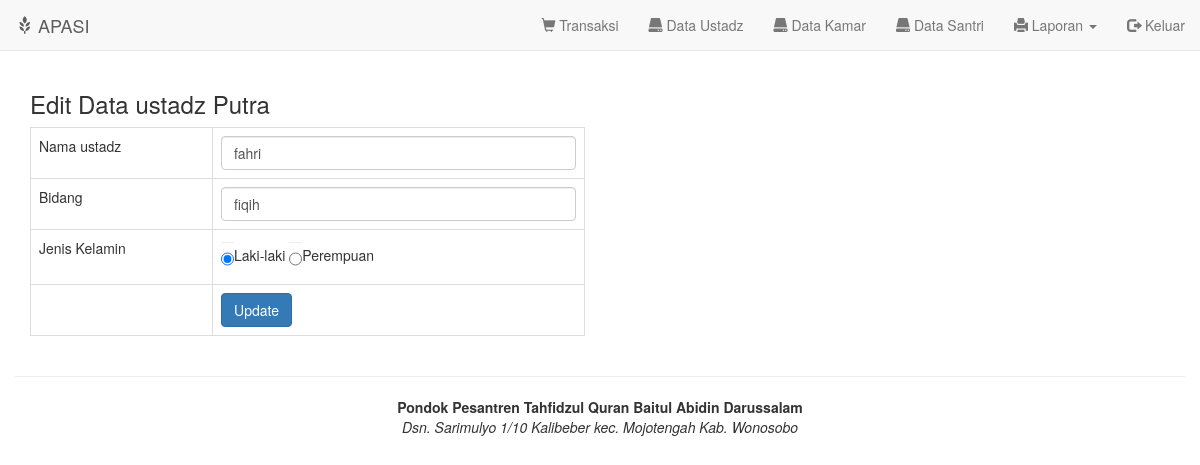
Page /edit_ustadz.php?id=1 (signed in) on the earlier database version.
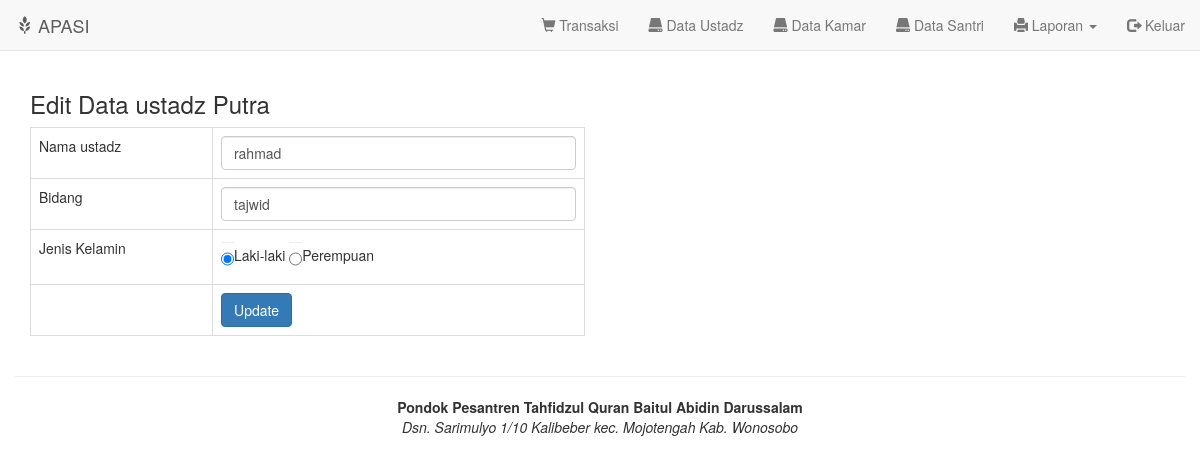
Same page on the later database version.
### tables this page shows
CREATE TABLE `ustadz` (
  `idustadz` int(5) NOT NULL,
  `namaustadz` varchar(50) DEFAULT NULL,
  `bidang` varchar(20) DEFAULT NULL,
  `jk` enum('L','P') NOT NULL
);

### edit_ustadz.php (the view, shortened to what this page needs)
<?php include "header.php"; ?>
<?php
$sqlEdit=mysqli_query($konek, "SELECT * FROM ustadz WHERE idustadz='$_GET[id]'");
$e=mysqli_fetch_array($sqlEdit);
?>
<form method="post" action="" class="col-md-6">
<h3>Edit Data ustadz <?=$gen?></h3>
	<table class="table table-responsive table-bordered">
		<tr>
			<td>Nama ustadz</td>
			<td><input type="text" name="namaustadz" class="form-control" value="<?php echo $e['namaustadz']; ?>"/></td>
		</tr>
		<tr>
			<td>Bidang</td>
			<td><input type="text" name="bidang" class="form-control" value="<?php echo $e['bidang']; ?>" /></td>
		</tr>
		<tr>
			<td>Jenis Kelamin</td>
			<td>
				<div class="form-inline">
					<div class="form-group">
				<?php
				if ($e['jk'] == "L") {
					echo '<input type="radio" name="jk" class="form-control" value="L" checked>Laki-laki
						<input type="radio" name="jk" class="form-control" value="P">Perempuan';
				} else {
					echo '<input type="radio" name="jk" class="form-control" value="L">Laki-laki
						<input type="radio" name="jk" class="form-control" value="P" checked>Perempuan';
				}
				?>
					</div>
				</div>
			</td>
		</tr>
		<tr>
			<td></td>
			<td><input type="submit" value="Update"  class="btn btn-primary"/></td>
		</tr>
	</table>
</form>
<?php include "footer.php"; ?>

Differences in the rows shown:
changed ustadz: namaustadz "fahri" → "rahmad"; bidang "fiqih" → "tajwid"
